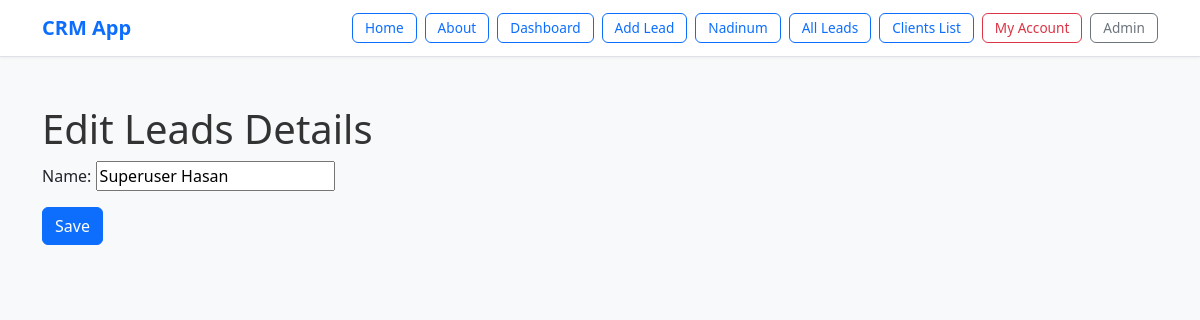
The page /teams/1/edit/ (signed in) on the database as committed earlier.
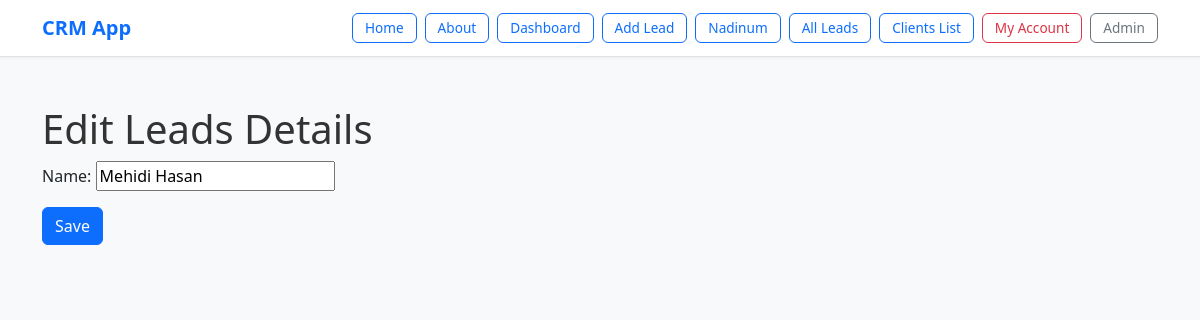
The same page on the database as committed later.
### teams/models.py (models this page shows, shortened)
class Team(models.Model):
    name=models.CharField(max_length=100)
    plan=models.ForeignKey(Plan, related_name='teams',on_delete=models.CASCADE)
    members=models.ManyToManyField(User, related_name='teams')
    created_by=models.ForeignKey(User, related_name='created_teams',on_delete=models.CASCADE)
    created_at=models.DateTimeField(auto_now_add=True)

### teams/views.py (the view)
# urls.py: path('<int:pk>/edit/', views.edit_team, name='edit_team'),
@login_required
def edit_team(request, pk):
    team = get_object_or_404(Team, created_by=request.user, pk=pk)
    if request.method == 'POST':
        form = TeamForm(request.POST, instance=team)
        if form.is_valid():
            form.save()
            messages.success(request, 'The changes was saved!')
            return redirect('myaccount')  # Redirect to a detail view or relevant page
    else:
        form = TeamForm(instance=team)
    return render(request, 'team/edit_team.html', {
        'form': form,
        'team': team
    })

### teams/forms.py
class TeamForm(forms.ModelForm):  # Capital "F" in ModelForm and TeamForm
    class Meta:
        model = Team
        fields = 'name',  # Include this to specify which fields to use (can be customized)

### teams/templates/team/edit_team.html (shortened to what this page needs)
{% extends 'crm/base.html' %}
{% block content %}
<h1>Edit Leads Details</h1>
<form method="post">
    {{ form.as_p }}
    <button type="submit" class="btn btn-primary">Save</button>
</form>
{% endblock %}

Rows that differ between the two databases and show on the page:
changed Team: name "Superuser Hasan" → "Mehidi Hasan"
